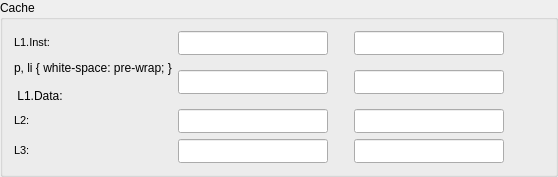
               <widget class="QGroupBox" name="cachegroupBox">
                <property name="maximumSize">
                 <size>
                  <width>16777203</width>
                  <height>16777215</height>
                 </size>
                </property>
                <property name="title">
                 <string>Cache</string>
                </property>
                <layout class="QVBoxLayout" name="verticalLayout_3">
                 <item>
                  <layout class="QHBoxLayout" name="l1insthorizontalLayout">
                   <item>
                    <widget class="QLabel" name="L1inst">
                     <property name="text">
                      <string>&lt;!DOCTYPE HTML PUBLIC &quot;-//W3C//DTD HTML 4.0//EN&quot; &quot;http://www.w3.org/TR/REC-html40/strict.dtd&quot;&gt;
&lt;html&gt;&lt;head&gt;&lt;meta name=&quot;qrichtext&quot; content=&quot;1&quot; /&gt;&lt;style type=&quot;text/css&quot;&gt;
p, li { white-space: pre-wrap; }
&lt;/style&gt;&lt;/head&gt;&lt;body style=&quot; font-family:'MS Shell Dlg 2'; font-size:8pt; font-weight:400; font-style:normal;&quot;&gt;
&lt;p style=&quot; margin-top:0px; margin-bottom:0px; margin-left:0px; margin-right:0px; -qt-block-indent:0; text-indent:0px;&quot;&gt;L1.Inst:&lt;/p&gt;&lt;/body&gt;&lt;/html&gt;</string>
                     </property>
                    </widget>
                   </item>
                   <item>
                    <widget class="QLineEdit" name="l1instlineEdit">
                     <property name="minimumSize">
                      <size>
                       <width>150</width>
                       <height>0</height>
                      </size>
                     </property>
                     <property name="maximumSize">
                      <size>
                       <width>150</width>
                       <height>16777215</height>
                      </size>
                     </property>
                     <property name="font">
                      <font>
                       <family>宋体</family>
                       <pointsize>8</pointsize>
                      </font>
                     </property>
                     <property name="focusPolicy">
                      <enum>Qt::NoFocus</enum>
                     </property>
                     <property name="contextMenuPolicy">
                      <enum>Qt::DefaultContextMenu</enum>
                     </property>
                     <property name="frame">
                      <bool>true</bool>
                     </property>
                     <property name="alignment">
                      <set>Qt::AlignCenter</set>
                     </property>
                     <property name="dragEnabled">
                      <bool>false</bool>
                     </property>
                     <property name="readOnly">
                      <bool>true</bool>
                     </property>
                     <property name="cursorMoveStyle">
                      <enum>Qt::VisualMoveStyle</enum>
                     </property>
                    </widget>
                   </item>
                   <item>
                    <spacer name="l1instlefthorizontalSpacer">
                     <property name="orientation">
                      <enum>Qt::Horizontal</enum>
                     </property>
                     <property name="sizeType">
                      <enum>QSizePolicy::Minimum</enum>
                     </property>
                     <property name="sizeHint" stdset="0">
                      <size>
                       <width>20</width>
                       <height>20</height>
                      </size>
                     </property>
                    </spacer>
                   </item>
                   <item>
                    <widget class="QLineEdit" name="l1instwaylineEdit">
                     <property name="minimumSize">
                      <size>
                       <width>150</width>
                       <height>0</height>
                      </size>
                     </property>
                     <property name="maximumSize">
                      <size>
                       <width>150</width>
                       <height>16777215</height>
                      </size>
                     </property>
                     <property name="font">
                      <font>
                       <family>宋体</family>
                       <pointsize>8</pointsize>
                      </font>
                     </property>
                     <property name="focusPolicy">
                      <enum>Qt::NoFocus</enum>
                     </property>
                     <property name="contextMenuPolicy">
                      <enum>Qt::DefaultContextMenu</enum>
                     </property>
                     <property name="frame">
                      <bool>true</bool>
                     </property>
                     <property name="alignment">
                      <set>Qt::AlignCenter</set>
                     </property>
                     <property name="dragEnabled">
                      <bool>false</bool>
                     </property>
                     <property name="readOnly">
                      <bool>true</bool>
                     </property>
                     <property name="cursorMoveStyle">
                      <enum>Qt::VisualMoveStyle</enum>
                     </property>
                    </widget>
                   </item>
                   <item>
                    <spacer name="l1instrighthorizontalSpacer">
                     <property name="orientation">
                      <enum>Qt::Horizontal</enum>
                     </property>
                     <property name="sizeType">
                      <enum>QSizePolicy::Minimum</enum>
                     </property>
                     <property name="sizeHint" stdset="0">
                      <size>
                       <width>40</width>
                       <height>20</height>
                      </size>
                     </property>
                    </spacer>
                   </item>
                  </layout>
                 </item>
                 <item>
                  <layout class="QHBoxLayout" name="l1datahorizontalLayout">
                   <item>
                    <widget class="QLabel" name="l1data">
                     <property name="text">
                      <string>&lt;!DOCTYPE HTML PUBLIC &quot;-//W3C//DTD HTML 4.0//EN&quot; &quot;http://www.w3.org/TR/REC-html40/strict.dtd&quot;&gt;
&lt;html&gt;&lt;head&gt;&lt;meta name=&quot;qrichtext&quot; content=&quot;1&quot; /&gt;&lt;style type=&quot;text/css&quot;&gt;
p, li { white-space: pre-wrap; }
&lt;/style&gt;&lt;/head&gt;&lt;body style=&quot; font-family:'MS Shell Dlg 2'; font-size:8pt; font-weight:400; font-style:normal;&quot;&gt;
&lt;p style=&quot; margin-top:0px; margin-bottom:0px; margin-left:0px; margin-right:0px; -qt-block-indent:0; text-indent:0px;&quot;&gt;L1.Data:&lt;/p&gt;&lt;/body&gt;&lt;/html&gt;</string>
                     </property>
                    </widget>
                   </item>
                   <item>
                    <widget class="QLineEdit" name="l1datalineEdit">
                     <property name="minimumSize">
                      <size>
                       <width>150</width>
                       <height>0</height>
                      </size>
                     </property>
                     <property name="maximumSize">
                      <size>
                       <width>150</width>
                       <height>16777215</height>
                      </size>
                     </property>
                     <property name="font">
                      <font>
                       <family>宋体</family>
                       <pointsize>8</pointsize>
                      </font>
                     </property>
                     <property name="focusPolicy">
                      <enum>Qt::NoFocus</enum>
                     </property>
                     <property name="contextMenuPolicy">
                      <enum>Qt::DefaultContextMenu</enum>
                     </property>
                     <property name="frame">
                      <bool>true</bool>
                     </property>
                     <property name="alignment">
                      <set>Qt::AlignCenter</set>
                     </property>
                     <property name="dragEnabled">
                      <bool>false</bool>
                     </property>
                     <property name="readOnly">
                      <bool>true</bool>
                     </property>
                     <property name="cursorMoveStyle">
                      <enum>Qt::VisualMoveStyle</enum>
                     </property>
                    </widget>
                   </item>
                   <item>
                    <spacer name="l1datalefthorizontalSpacer">
                     <property name="orientation">
                      <enum>Qt::Horizontal</enum>
                     </property>
                     <property name="sizeType">
                      <enum>QSizePolicy::Minimum</enum>
                     </property>
                     <property name="sizeHint" stdset="0">
                      <size>
                       <width>20</width>
                       <height>20</height>
                      </size>
                     </property>
                    </spacer>
                   </item>
                   <item>
                    <widget class="QLineEdit" name="l1datawaylineEdit">
                     <property name="minimumSize">
                      <size>
                       <width>150</width>
                       <height>0</height>
                      </size>
                     </property>
                     <property name="maximumSize">
                      <size>
                       <width>150</width>
                       <height>16777215</height>
                      </size>
                     </property>
                     <property name="font">
                      <font>
                       <family>宋体</family>
                       <pointsize>8</pointsize>
                      </font>
                     </property>
                     <property name="focusPolicy">
                      <enum>Qt::NoFocus</enum>
                     </property>
                     <property name="contextMenuPolicy">
                      <enum>Qt::DefaultContextMenu</enum>
                     </property>
                     <property name="frame">
                      <bool>true</bool>
                     </property>
                     <property name="alignment">
                      <set>Qt::AlignCenter</set>
                     </property>
                     <property name="dragEnabled">
                      <bool>false</bool>
                     </property>
                     <property name="readOnly">
                      <bool>true</bool>
                     </property>
                     <property name="cursorMoveStyle">
                      <enum>Qt::VisualMoveStyle</enum>
                     </property>
                    </widget>
                   </item>
                   <item>
                    <spacer name="l1datarighthorizontalSpacer">
                     <property name="orientation">
                      <enum>Qt::Horizontal</enum>
                     </property>
                     <property name="sizeType">
                      <enum>QSizePolicy::Minimum</enum>
                     </property>
                     <property name="sizeHint" stdset="0">
                      <size>
                       <width>40</width>
                       <height>20</height>
                      </size>
                     </property>
                    </spacer>
                   </item>
                  </layout>
                 </item>
                 <item>
                  <layout class="QHBoxLayout" name="l2datahorizontalLayout">
                   <item>
                    <widget class="QLabel" name="l2data">
                     <property name="text">
                      <string>&lt;!DOCTYPE HTML PUBLIC &quot;-//W3C//DTD HTML 4.0//EN&quot; &quot;http://www.w3.org/TR/REC-html40/strict.dtd&quot;&gt;
&lt;html&gt;&lt;head&gt;&lt;meta name=&quot;qrichtext&quot; content=&quot;1&quot; /&gt;&lt;style type=&quot;text/css&quot;&gt;
p, li { white-space: pre-wrap; }
&lt;/style&gt;&lt;/head&gt;&lt;body style=&quot; font-family:'MS Shell Dlg 2'; font-size:8pt; font-weight:400; font-style:normal;&quot;&gt;
&lt;p style=&quot; margin-top:0px; margin-bottom:0px; margin-left:0px; margin-right:0px; -qt-block-indent:0; text-indent:0px;&quot;&gt;L2:&lt;/p&gt;&lt;/body&gt;&lt;/html&gt;</string>
                     </property>
                    </widget>
                   </item>
                   <item>
                    <widget class="QLineEdit" name="l2datalineEdit">
                     <property name="minimumSize">
                      <size>
                       <width>150</width>
                       <height>0</height>
                      </size>
                     </property>
                     <property name="maximumSize">
                      <size>
                       <width>150</width>
                       <height>16777215</height>
                      </size>
                     </property>
                     <property name="font">
                      <font>
                       <family>宋体</family>
                       <pointsize>8</pointsize>
                      </font>
                     </property>
                     <property name="focusPolicy">
                      <enum>Qt::NoFocus</enum>
                     </property>
                     <property name="contextMenuPolicy">
                      <enum>Qt::DefaultContextMenu</enum>
                     </property>
                     <property name="frame">
                      <bool>true</bool>
                     </property>
                     <property name="alignment">
                      <set>Qt::AlignCenter</set>
                     </property>
                     <property name="dragEnabled">
                      <bool>false</bool>
                     </property>
                     <property name="readOnly">
                      <bool>true</bool>
                     </property>
                     <property name="cursorMoveStyle">
                      <enum>Qt::VisualMoveStyle</enum>
                     </property>
                    </widget>
                   </item>
                   <item>
                    <spacer name="l2datalefthorizontalSpacer">
                     <property name="orientation">
                      <enum>Qt::Horizontal</enum>
                     </property>
                     <property name="sizeType">
                      <enum>QSizePolicy::Minimum</enum>
                     </property>
                     <property name="sizeHint" stdset="0">
                      <size>
                       <width>20</width>
                       <height>20</height>
                      </size>
                     </property>
                    </spacer>
                   </item>
                   <item>
                    <widget class="QLineEdit" name="l2datawaylineEdit">
                     <property name="minimumSize">
                      <size>
                       <width>150</width>
                       <height>0</height>
                      </size>
                     </property>
                     <property name="maximumSize">
                      <size>
                       <width>150</width>
                       <height>16777215</height>
                      </size>
                     </property>
                     <property name="font">
                      <font>
                       <family>宋体</family>
                       <pointsize>8</pointsize>
                      </font>
                     </property>
                     <property name="focusPolicy">
                      <enum>Qt::NoFocus</enum>
                     </property>
                     <property name="contextMenuPolicy">
                      <enum>Qt::DefaultContextMenu</enum>
                     </property>
                     <property name="frame">
                      <bool>true</bool>
                     </property>
                     <property name="alignment">
                      <set>Qt::AlignCenter</set>
                     </property>
                     <property name="dragEnabled">
                      <bool>false</bool>
                     </property>
                     <property name="readOnly">
                      <bool>true</bool>
                     </property>
                     <property name="cursorMoveStyle">
                      <enum>Qt::VisualMoveStyle</enum>
                     </property>
                    </widget>
                   </item>
                   <item>
                    <spacer name="l2datarighthorizontalSpacer">
                     <property name="orientation">
                      <enum>Qt::Horizontal</enum>
                     </property>
                     <property name="sizeType">
                      <enum>QSizePolicy::Minimum</enum>
                     </property>
                     <property name="sizeHint" stdset="0">
                      <size>
                       <width>40</width>
                       <height>20</height>
                      </size>
                     </property>
                    </spacer>
                   </item>
                  </layout>
                 </item>
                 <item>
                  <layout class="QHBoxLayout" name="l3horizontalLayout">
                   <item>
                    <widget class="QLabel" name="l3data">
                     <property name="text">
                      <string>&lt;!DOCTYPE HTML PUBLIC &quot;-//W3C//DTD HTML 4.0//EN&quot; &quot;http://www.w3.org/TR/REC-html40/strict.dtd&quot;&gt;
&lt;html&gt;&lt;head&gt;&lt;meta name=&quot;qrichtext&quot; content=&quot;1&quot; /&gt;&lt;style type=&quot;text/css&quot;&gt;
p, li { white-space: pre-wrap; }
&lt;/style&gt;&lt;/head&gt;&lt;body style=&quot; font-family:'MS Shell Dlg 2'; font-size:8pt; font-weight:400; font-style:normal;&quot;&gt;
&lt;p style=&quot; margin-top:0px; margin-bottom:0px; margin-left:0px; margin-right:0px; -qt-block-indent:0; text-indent:0px;&quot;&gt;L3:&lt;/p&gt;&lt;/body&gt;&lt;/html&gt;</string>
                     </property>
                    </widget>
                   </item>
                   <item>
                    <widget class="QLineEdit" name="l3datalineEdit">
                     <property name="minimumSize">
                      <size>
                       <width>150</width>
                       <height>0</height>
                      </size>
                     </property>
                     <property name="maximumSize">
                      <size>
                       <width>150</width>
                       <height>16777215</height>
                      </size>
                     </property>
                     <property name="font">
                      <font>
                       <family>宋体</family>
                       <pointsize>8</pointsize>
                      </font>
                     </property>
                     <property name="focusPolicy">
                      <enum>Qt::NoFocus</enum>
                     </property>
                     <property name="contextMenuPolicy">
                      <enum>Qt::DefaultContextMenu</enum>
                     </property>
                     <property name="frame">
                      <bool>true</bool>
                     </property>
                     <property name="alignment">
                      <set>Qt::AlignCenter</set>
                     </property>
                     <property name="dragEnabled">
                      <bool>false</bool>
                     </property>
                     <property name="readOnly">
                      <bool>true</bool>
                     </property>
                     <property name="cursorMoveStyle">
                      <enum>Qt::VisualMoveStyle</enum>
                     </property>
                    </widget>
                   </item>
                   <item>
                    <spacer name="l3datalefthorizontalSpacer">
                     <property name="orientation">
                      <enum>Qt::Horizontal</enum>
                     </property>
                     <property name="sizeType">
                      <enum>QSizePolicy::Minimum</enum>
                     </property>
                     <property name="sizeHint" stdset="0">
                      <size>
                       <width>20</width>
                       <height>20</height>
                      </size>
                     </property>
                    </spacer>
                   </item>
                   <item>
                    <widget class="QLineEdit" name="l3datawaylineEdit">
                     <property name="minimumSize">
                      <size>
                       <width>150</width>
                       <height>0</height>
                      </size>
                     </property>
                     <property name="maximumSize">
                      <size>
                       <width>150</width>
                       <height>16777215</height>
                      </size>
                     </property>
                     <property name="font">
                      <font>
                       <family>宋体</family>
                       <pointsize>8</pointsize>
                      </font>
                     </property>
                     <property name="mouseTracking">
                      <bool>false</bool>
                     </property>
                     <property name="focusPolicy">
                      <enum>Qt::NoFocus</enum>
                     </property>
                     <property name="contextMenuPolicy">
                      <enum>Qt::DefaultContextMenu</enum>
                     </property>
                     <property name="frame">
                      <bool>true</bool>
                     </property>
                     <property name="alignment">
                      <set>Qt::AlignCenter</set>
                     </property>
                     <property name="dragEnabled">
                      <bool>false</bool>
                     </property>
                     <property name="readOnly">
                      <bool>true</bool>
                     </property>
                     <property name="cursorMoveStyle">
                      <enum>Qt::VisualMoveStyle</enum>
                     </property>
                    </widget>
                   </item>
                   <item>
                    <spacer name="l3datarighthorizontalSpacer">
                     <property name="orientation">
                      <enum>Qt::Horizontal</enum>
                     </property>
                     <property name="sizeType">
                      <enum>QSizePolicy::Minimum</enum>
                     </property>
                     <property name="sizeHint" stdset="0">
                      <size>
                       <width>40</width>
                       <height>20</height>
                      </size>
                     </property>
                    </spacer>
                   </item>
                  </layout>
                 </item>
                </layout>
               </widget>
